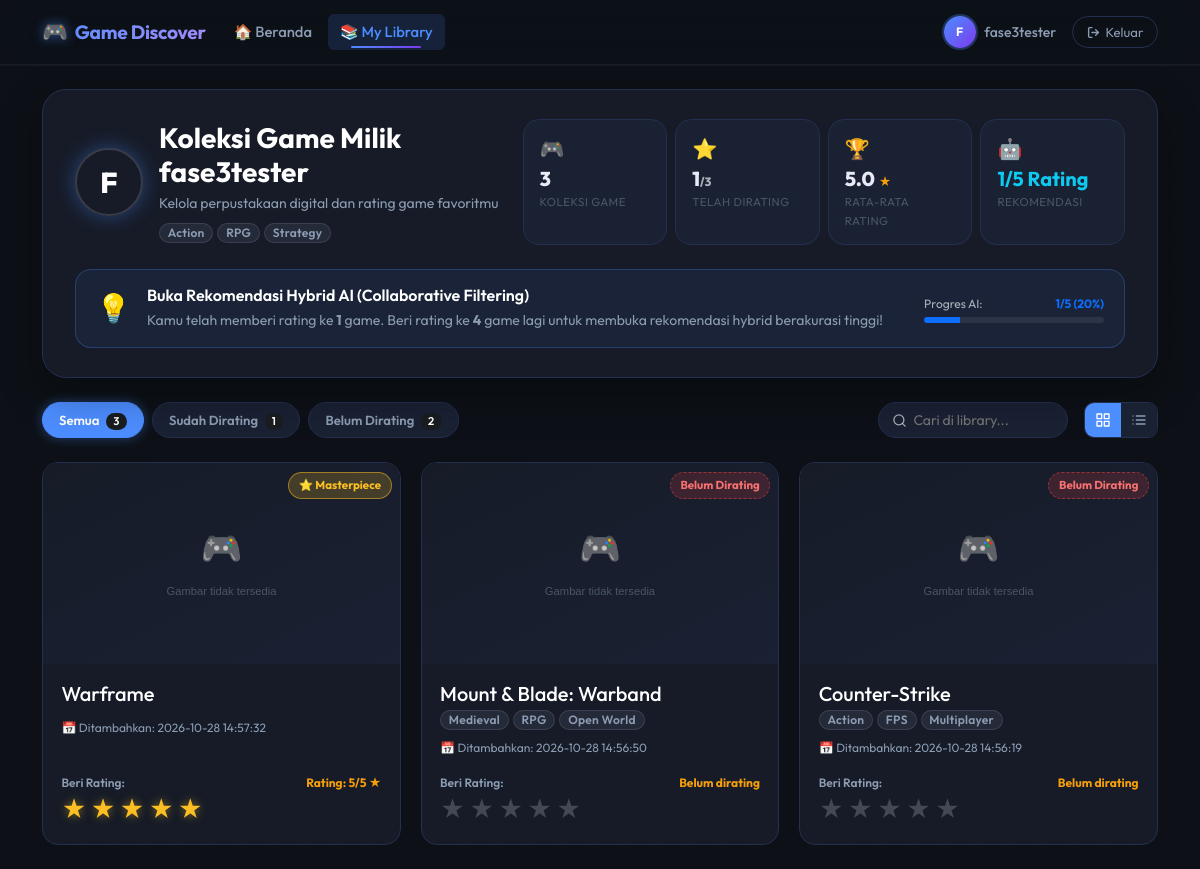
The app's page /library (signed in) with its own data.
### tables this page shows
CREATE TABLE users (
    user_id INTEGER PRIMARY KEY AUTOINCREMENT,
    username TEXT UNIQUE NOT NULL,
    password_hash TEXT NOT NULL,
    favorite_genres TEXT DEFAULT '',
    created_at TEXT DEFAULT CURRENT_TIMESTAMP
);

CREATE TABLE library (
    user_id INTEGER NOT NULL,
    game_id INTEGER NOT NULL,
    rating INTEGER CHECK (rating BETWEEN 1 AND 5),
    added_at TEXT DEFAULT CURRENT_TIMESTAMP,
    PRIMARY KEY (user_id, game_id),
    FOREIGN KEY (user_id) REFERENCES users(user_id),
    FOREIGN KEY (game_id) REFERENCES games(game_id)
);

CREATE TABLE games (
    game_id INTEGER PRIMARY KEY,
    title TEXT, tags TEXT, description TEXT,
    release_date TEXT, price REAL, positive_ratio INTEGER, image_url TEXT
);

### app/main.py (the view)
@app.get("/library")
def library(request: Request, user=Depends(current_user), conn=Depends(db)):
    rows = conn.execute(
        "SELECT g.game_id, g.title, g.image_url, g.tags, g.price, l.rating, l.added_at "
        "FROM library l JOIN games g ON g.game_id = l.game_id "
        "WHERE l.user_id=? ORDER BY l.added_at DESC, g.title", (user["user_id"],)).fetchall()
    items = []
    for r in rows:
        d = {k: (None if isinstance(v, float) and v != v else v) for k, v in dict(r).items()}
        d["tag_list"] = [t for t in (d["tags"] or "").split("|") if t][:4]
        items.append(d)
    return render(request, "library.html", {"user": user, "items": items})

### app/database.py (called while the page is built)
def get_conn():
    conn = sqlite3.connect(DB_PATH, check_same_thread=False)
    conn.row_factory = sqlite3.Row
    return conn

### app/main.py (called while the page is built)
def db():
    conn = get_conn()
    try:
        yield conn
    finally:
        conn.close()

def current_user(request: Request, conn=Depends(db)):
    uid = request.session.get("user_id")
    row = None
    if uid:
        row = conn.execute(
            "SELECT user_id, username, favorite_genres FROM users WHERE user_id=?", (uid,)
        ).fetchone()
    if not row:
        request.session.clear()
        raise NotAuthenticated()
    return dict(row)

def render(request: Request, name: str, ctx: dict, status: int = 200):
    if (BASE / "templates" / name).exists():
        return templates.TemplateResponse(request, name, ctx, status_code=status)
    return JSONResponse({"template": name, **ctx}, status_code=status)

### app/templates/library.html (shortened to what this page needs)
{% extends "base.html" %}
{% block content %}
{% set rated_items = items | selectattr('rating') | list %}
{% set total_rated = rated_items | length %}
{% set total_items = items | length %}
{% set unrated_count = total_items - total_rated %}
{% set avg_rating = ('%.1f'|format(rated_items | map(attribute='rating') | sum / total_rated)) if total_rated > 0 else '0.0' %}
<div class="library-header-card mb-4">
  <div class="row align-items-center g-4">
    <div class="col-lg-5">
      <div class="d-flex align-items-center gap-3">
        <div class="library-avatar">
          {{ user.username[0].upper() }}
        </div>
        <div>
          <h3 class="mb-1 fw-bold text-white">Koleksi Game Milik {{ user.username }}</h3>
          <p class="text-body-secondary small mb-2">Kelola perpustakaan digital dan rating game favoritmu</p>
          <div class="d-flex flex-wrap gap-1">
            {% if user.favorite_genres %}
              {% for g in user.favorite_genres.split('|') if g %}
              <span class="badge text-bg-secondary fs-8">{{ g }}</span>
              {% endfor %}
            {% else %}
              <span class="badge text-bg-secondary fs-8">Gamer</span>
            {% endif %}
          </div>
        </div>
      </div>
    </div>
    <div class="col-lg-7">
      <div class="row row-cols-2 row-cols-sm-4 g-2">
        <div class="col">
          <div class="stat-tile">
            <span class="stat-icon">🎮</span>
            <div class="stat-val">{{ total_items }}</div>
            <div class="stat-lbl">Koleksi Game</div>
          </div>
        </div>
        <div class="col">
          <div class="stat-tile">
            <span class="stat-icon">⭐</span>
            <div class="stat-val">{{ total_rated }}<small class="fs-8 text-muted">/{{ total_items }}</small></div>
            <div class="stat-lbl">Telah Dirating</div>
          </div>
        </div>
        <div class="col">
          <div class="stat-tile">
            <span class="stat-icon">🏆</span>
            <div class="stat-val">{{ avg_rating }} <small class="fs-8 text-warning">★</small></div>
            <div class="stat-lbl">Rata-rata Rating</div>
          </div>
        </div>
        <div class="col">
          <div class="stat-tile">
            <span class="stat-icon">🤖</span>
            <div class="stat-val fs-7 text-truncate">
              {% if total_rated >= 5 %}
              <span class="text-success fw-bold">Hybrid AI</span>
              {% else %}
              <span class="text-info fw-bold">{{ total_rated }}/5 Rating</span>
              {% endif %}
            </div>
            <div class="stat-lbl">Rekomendasi</div>
          </div>
        </div>
      </div>
    </div>
  </div>
  {% if total_items > 0 %}
    {% if total_rated < 5 %}
    <div class="hybrid-unlock-banner mt-4">
      <div class="d-flex flex-wrap align-items-center justify-content-between gap-3">
        <div class="d-flex align-items-center gap-3">
          <span class="fs-3">💡</span>
          <div>
            <h6 class="mb-1 text-white fw-semibold">Buka Rekomendasi Hybrid AI (Collaborative Filtering)</h6>
            <p class="small text-body-secondary mb-0">
              Kamu telah memberi rating ke <strong>{{ total_rated }}</strong> game. Beri rating ke <strong>{{ 5 - total_rated }}</strong> game lagi untuk membuka rekomendasi hybrid berakurasi tinggi!
            </p>
          </div>
        </div>
        <div class="progress-wrap flex-grow-1 flex-md-grow-0" style="min-width: 180px;">
          <div class="d-flex justify-content-between small mb-1">
            <span class="text-muted fs-8">Progres AI:</span>
            <span class="text-primary fw-bold fs-8">{{ total_rated }}/5 ({{ (total_rated / 5 * 100)|int }}%)</span>
          </div>
          <div class="progress" style="height: 6px; background: rgba(255,255,255,0.08);">
            <div class="progress-bar bg-primary" role="progressbar" style="width: {{ total_rated / 5 * 100 }}%;"></div>
          </div>
        </div>
      </div>
    </div>
    {% endif %}
  {% endif %}
</div>
{% if not items %}
<div class="empty-library-state">
  <div class="empty-library-icon">
    <svg viewBox="0 0 24 24" fill="none" stroke="currentColor" stroke-width="1.5" stroke-linecap="round" stroke-linejoin="round">
      <rect x="2" y="6" width="20" height="12" rx="3"></rect>
      <path d="M6 12h4m-2-2v4"></path>
      <circle cx="15" cy="11" r="1"></circle>
      <circle cx="18" cy="13" r="1"></circle>
    </svg>
  </div>
  <h4 class="fw-bold mb-2 text-white">Library Kamu Masih Kosong</h4>
  <p class="text-body-secondary mb-4 mx-auto" style="max-width: 500px;">
    Kamu belum menambahkan game apa pun ke dalam koleksimu. Mulai jelajahi ribuan game menarik di katalog dan tambahkan game favoritmu!
  </p>
  <a href="/" class="btn btn-primary btn-lg px-4 shadow">
    <span>Jelajahi Katalog Rekomendasi &raquo;</span>
  </a>
</div>
{% else %}
<div class="library-toolbar">
  <div class="d-flex align-items-center gap-2 flex-wrap">
    <button class="library-filter-tab active" data-filter="all">
      Semua <span class="badge rounded-pill bg-dark-subtle ms-1">{{ total_items }}</span>
    </button>
    <button class="library-filter-tab" data-filter="rated">
      Sudah Dirating <span class="badge rounded-pill bg-dark-subtle ms-1">{{ total_rated }}</span>
    </button>
    <button class="library-filter-tab" data-filter="unrated">
      Belum Dirating <span class="badge rounded-pill bg-dark-subtle ms-1">{{ unrated_count }}</span>
    </button>
  </div>
  <div class="d-flex align-items-center gap-3">
    <div class="library-search-box">
      <svg width="15" height="15" viewBox="0 0 24 24" fill="none" stroke="currentColor" stroke-width="2" stroke-linecap="round" stroke-linejoin="round" class="text-muted">
        <circle cx="11" cy="11" r="8"></circle>
        <path d="M21 21l-4.35-4.35"></path>
      </svg>
      <input type="text"
             id="librarySearchInput"
             class="border-0 bg-transparent text-white small"
             placeholder="Cari di library..."
             autocomplete="off"
             style="outline: none; width: 140px;">
    </div>
    <div class="btn-group view-switcher-group" role="group" aria-label="Tampilan Library">
      <button type="button" class="view-toggle-btn active" id="viewGridBtn" title="Tampilan Grid">
      </button>
      <button type="button" class="view-toggle-btn" id="viewListBtn" title="Tampilan List">
      </button>
    </div>
  </div>
</div>
<div class="library-container view-grid" id="libraryContainer">
  {% for it in items %}
  <div class="library-item-card"
       data-rated="{{ 'true' if it.rating else 'false' }}"
       data-title="{{ it.title|lower }}"
       data-game-id="{{ it.game_id }}">
    <a href="/game/{{ it.game_id }}" class="library-item-thumb">
      <img src="{{ it.image_url }}"
           alt="{{ it.title }}"
           loading="lazy"
           onerror="this.onerror=null;this.src='/static/img/placeholder.svg'">
      <div class="library-badge-overlay">
        {% if it.rating == 5 %}
        <span class="lib-rating-pill badge-masterpiece">⭐ Masterpiece</span>
        {% elif it.rating == 4 %}
        <span class="lib-rating-pill badge-recommended">👍 Recommended</span>
        {% elif it.rating == 3 %}
        <span class="lib-rating-pill badge-good">👌 Good</span>
        {% elif it.rating and it.rating <= 2 %}
        <span class="lib-rating-pill badge-mediocre">⚠️ Mediocre</span>
        {% else %}
        <span class="lib-rating-pill badge-unrated">Belum Dirating</span>
        {% endif %}
      </div>
    </a>
    <div class="library-item-body">
      <div class="library-item-info">
        <h5 class="library-item-title mb-1">
          <a href="/game/{{ it.game_id }}" class="text-decoration-none text-white text-truncate d-block">
            {{ it.title }}
          </a>
        </h5>
        <div class="library-tags d-flex flex-wrap gap-1 mb-2">
          {% for t in it.tag_list[:3] %}
          <a href="/?tag={{ t|urlencode }}#katalog" class="badge text-bg-secondary text-decoration-none fs-8">
            {{ t }}
          </a>
          {% endfor %}
        </div>
        <small class="text-body-secondary fs-8 d-block mb-3">
          📅 Ditambahkan: {{ it.added_at }}
        </small>
      </div>
      <div class="library-item-rating">
        <div class="d-flex justify-content-between align-items-center mb-1">
          <span class="fs-8 text-body-secondary fw-semibold">Beri Rating:</span>
          <span class="rating-text fs-8 text-warning fw-bold">
            {{ ("Rating: %d/5 ★"|format(it.rating)) if it.rating else "Belum dirating" }}
          </span>
        </div>
        <div class="stars library-stars" data-game="{{ it.game_id }}">
          {% for n in range(1, 6) %}
          <span class="star {{ 'active' if (it.rating or 0) >= n }}"
                data-rate="{{ n }}"
                title="{{ n }} dari 5 bintang">&#9733;</span>
          {% endfor %}
        </div>
      </div>
    </div>
  </div>
  {% endfor %}
</div>
{% endif %}
{% endblock %}

### app/templates/base.html (shortened to what this page needs)
<!doctype html>
<html lang="id" data-bs-theme="dark">
<head>
  <link href="https://cdn.jsdelivr.net/npm/bootstrap@5.3.3/dist/css/bootstrap.min.css" rel="stylesheet">
  <link href="/static/css/style.css" rel="stylesheet">
</head>
<body>
{% set path = request.url.path %}
{% if user %}
<nav class="navbar navbar-expand-md sticky-top" id="mainNav">
  <div class="container">
    <a class="navbar-brand" href="/">
      <span class="brand-icon">🎮</span>
      Game Discover
    </a>
    <div class="collapse navbar-collapse" id="navCollapse">
      <ul class="navbar-nav me-auto gap-1">
        <li class="nav-item">
          <a class="nav-link {{ 'active' if path == '/' }}" href="/">
            <span>🏠</span> Beranda
          </a>
        </li>
        <li class="nav-item">
          <a class="nav-link {{ 'active' if path == '/library' }}" href="/library">
            <span>📚</span> My Library
          </a>
        </li>
      </ul>
      <div class="d-flex align-items-center gap-3">
        <div class="navbar-user d-none d-md-flex">
          <div class="nav-avatar" title="{{ user.username }}">
            {{ user.username[0].upper() }}
          </div>
          <span class="d-none d-lg-inline">{{ user.username }}</span>
        </div>
        <a class="btn-logout" href="/logout">
          <svg width="13" height="13" viewBox="0 0 24 24" fill="none" stroke="currentColor" stroke-width="2.5" stroke-linecap="round" stroke-linejoin="round">
            <path d="M9 21H5a2 2 0 0 1-2-2V5a2 2 0 0 1 2-2h4"/><polyline points="16 17 21 12 16 7"/><line x1="21" y1="12" x2="9" y2="12"/>
          </svg>
          Keluar
        </a>
      </div>
    </div>
  </div>
</nav>
{% endif %}
{% block full_page %}
<main class="container py-4">
  {% block content %}{% endblock %}
</main>
{% endblock %}
</body>
</html>

### records on screen
users: username "F", username "fase3tester"
library: shows "⭐ Masterpiece", title "Warframe", added_at "2026-10-28 14:57:32", rating "Rating: 5/5 ★"
library: shows "Belum Dirating", title "Mount & Blade: Warband", 3 "Medieval" "RPG" "Open World", added_at "2026-10-28 14:56:50", rating "Belum dirating"
library: shows "Belum Dirating", title "Counter-Strike", 3 "Action" "FPS" "Multiplayer", added_at "2026-10-28 14:56:19", rating "Belum dirating"

### other values on screen
{{ g }} "Action" "RPG" "Strategy"
{{ total_items }} "3"
{{ total_rated }} "1"
{{ avg_rating }} "5.0"
{{ 5 - total_rated }} "4"
{{ (total_rated / 5 * 100)|int }} "20"
{{ unrated_count }} "2"
